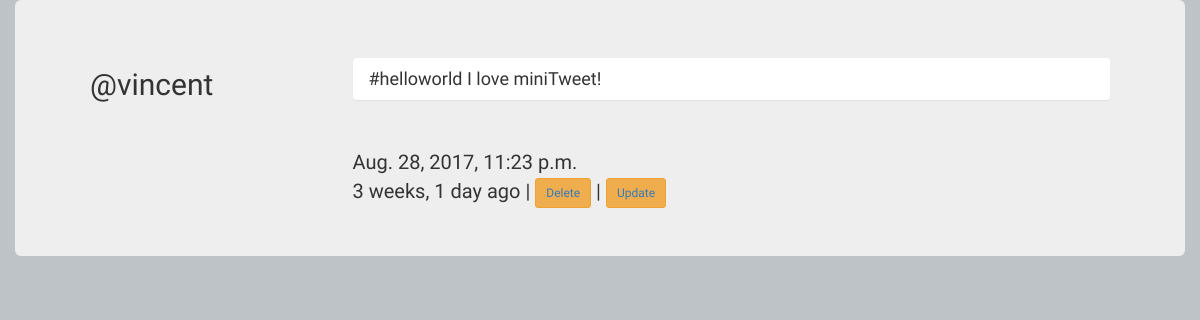
/tweet/40/, run on the app's committed database.
### tweets/models.py (models this page shows, shortened)
class Tweet(models.Model):
    parent = models.ForeignKey("self", blank=True, null=True)
    user = models.ForeignKey(settings.AUTH_USER_MODEL)
    content = models.CharField(max_length=140, validators = [empty_conent])
    timestamp = models.DateTimeField(auto_now_add=True)
    linked = models.ManyToManyField(settings.AUTH_USER_MODEL, blank = True, related_name='linked')
    updated = models.DateTimeField(auto_now=True)
    class Meta:
        ordering = ['-timestamp']

### tweets/views.py (the view)
# urls.py: url(r'^(?P<pk>\d+)/$',TweetDetailView.as_view(), name='detail'),
class TweetDetailView(DetailView):
    template_name = 'tweets/detail_view.html'
    queryset = Tweet.objects.all()
    def get_object(self):
        pk = self.kwargs.get('pk')
        return Tweet.objects.get(id=pk)

### tweets/templates/tweets/detail_view.html
{% extends 'base.html' %}
{% block content %}
<div class="row jumbotron">
  <div class='col-sm-3'>
    <h2>@{{object.user}}</h2>
  </div>
  <div class="col-sm-9 pull-left">
    <h4 class="panel" id='mediabody'>{{object.content}}</h4> <br>
    {{object.timestamp}}<br>
    {{object.timestamp|timesince}} ago |
    <button class="btn btn-warning btn-sm"><a href="{% url 'tweet:delete' pk=object.id %}">Delete</a></button> |
    <button class="btn btn-warning btn-sm"><a href="{% url 'tweet:update' pk=object.id %}">Update</a></button>
  </div>
</div>
{% endblock %}

### static-storage/css/custom.css (style rules this page uses)
body { font-family: 'Work Sans', sans-serif; font-size: 20px; background-color: #bdc3c7; }
#mediabody { padding: 10px 15px; }

### data on the page
Tweet: user "vincent", content "#helloworld I love miniTweet!", timestamp "Aug. 28, 2017, 11:23 p.m.", timestamp "3 weeks, 1 day"
